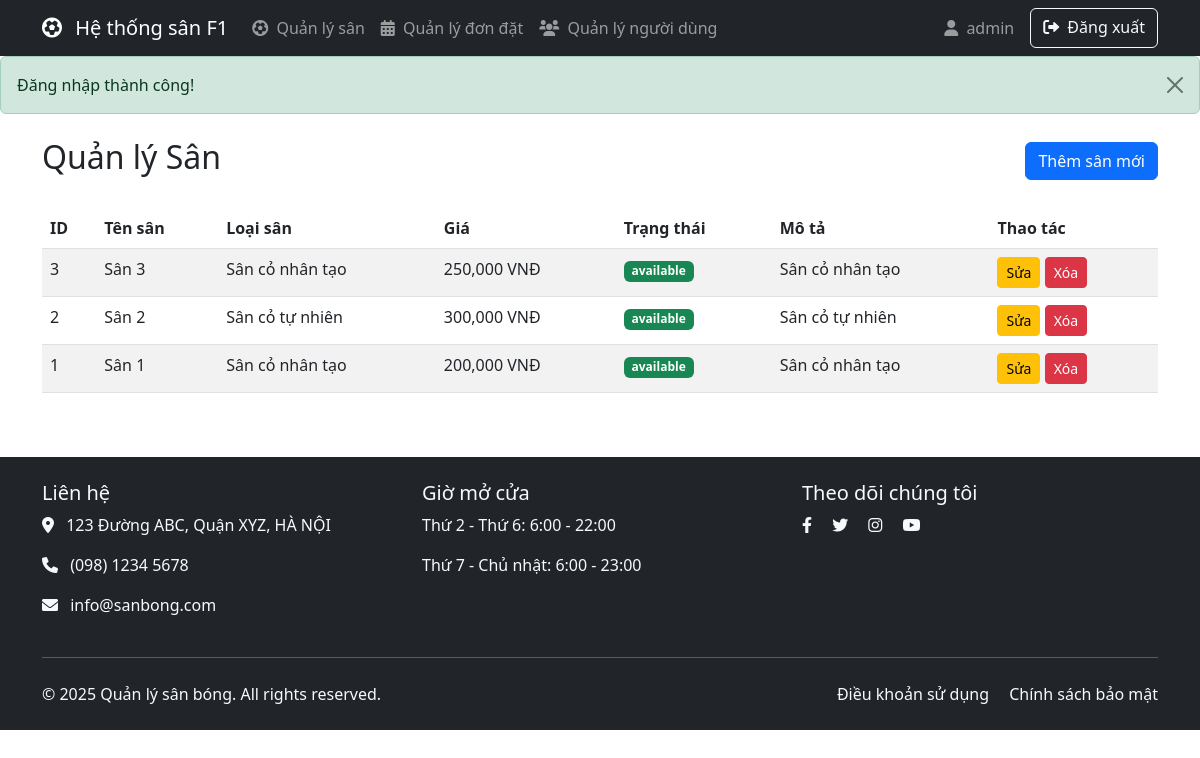
The app's page /index.php?controller=field (signed in) with its own data.
### tables this page shows
CREATE TABLE IF NOT EXISTS fields (
    id INT AUTO_INCREMENT PRIMARY KEY,
    name VARCHAR(100) NOT NULL,
    type TEXT NOT NULL,
    description TEXT,
    price_per_hour DECIMAL(10,2) NOT NULL,
    status ENUM('available', 'maintenance', 'booked') NOT NULL DEFAULT 'available',
    created_at TIMESTAMP DEFAULT CURRENT_TIMESTAMP
);

### controllers/FieldController.php (called while the page is built, shortened)
<?php
require_once 'models/Field.php';
class FieldController {
    private $fieldModel;
    public function __construct() {
        $this->fieldModel = new Field();
    }
    public function index() {
        $fields = $this->fieldModel->getAllFields();
        require_once 'views/field/index.php';
    }
}
?>

### config/database.php (called while the page is built)
<?php
class Database {
    private static $instance = null;
    private $conn;
    private function __construct() {
        $host = 'localhost';
        $db_name = 'sports_management';
        $username = 'root';
        $password = 'root';
        try {
            $this->conn = new PDO(
                "mysql:host=" . $host . ";dbname=" . $db_name,
                $username,
                $password
            );
            $this->conn->setAttribute(PDO::ATTR_ERRMODE, PDO::ERRMODE_EXCEPTION);
            $this->conn->exec("set names utf8");
        } catch(PDOException $e) {
            echo "Connection error: " . $e->getMessage();
        }
    }
    public static function getInstance() {
        if (self::$instance == null) {
            self::$instance = new Database();
        }
        return self::$instance;
    }
    public function getConnection() {
        return $this->conn;
    }
}
?>

### models/Field.php (called while the page is built, shortened)
<?php
require_once 'config/database.php';
class Field {
    private $conn;
    private $table_name = "fields";
    public function __construct() {
        $this->conn = Database::getInstance()->getConnection();
    }
    public function getAllFields() {
        $query = "SELECT * FROM " . $this->table_name . " ORDER BY id DESC";
        $stmt = $this->conn->prepare($query);
        $stmt->execute();
        return $stmt->fetchAll(PDO::FETCH_ASSOC);
    }
}
?>

### views/field/index.php (the view)
<?php require_once 'views/layouts/header.php'; ?>
<div class="container mt-4">
    <div class="d-flex justify-content-between align-items-center mb-4">
        <h2>Quản lý Sân</h2>
        <a href="index.php?controller=field&action=create" class="btn btn-primary">Thêm sân mới</a>
    </div>
    <div class="table-responsive">
        <table class="table table-striped">
            <thead>
                <tr>
                    <th>ID</th>
                    <th>Tên sân</th>
                    <th>Loại sân</th>
                    <th>Giá</th>
                    <th>Trạng thái</th>
                    <th>Mô tả</th>
                    <th>Thao tác</th>
                </tr>
            </thead>
            <tbody>
                <?php foreach ($fields as $field): ?>
                <tr>
                    <td><?php echo $field['id']; ?></td>
                    <td><?php echo $field['name']; ?></td>
                    <td><?php echo $field['type']; ?></td>
                    <td><?php echo number_format($field['price_per_hour']); ?> VNĐ</td>
                    <td>
                        <span class="badge bg-<?php
                            echo $field['status'] == 'available' ? 'success' :
                                ($field['status'] == 'maintenance' ? 'warning' : 'danger');
                        ?>">
                            <?php echo $field['status']; ?>
                        </span>
                    </td>
                    <td><?php echo $field['description']; ?></td>
                    <td>
                        <a href="index.php?controller=field&action=update&id=<?php echo $field['id']; ?>" class="btn btn-sm btn-warning">Sửa</a>
                        <a href="index.php?controller=field&action=delete&id=<?php echo $field['id']; ?>" class="btn btn-sm btn-danger" onclick="return confirm('Bạn có chắc chắn muốn xóa?')">Xóa</a>
                    </td>
                </tr>
                <?php endforeach; ?>
            </tbody>
        </table>
    </div>
</div>
<?php require_once 'views/layouts/footer.php'; ?>

### records on screen
fields: id "3", name "Sân 3", type "Sân cỏ nhân tạo", price_per_hour "250,000", status "available", description "Sân cỏ nhân tạo"
fields: id "2", name "Sân 2", type "Sân cỏ tự nhiên", price_per_hour "300,000", status "available", description "Sân cỏ tự nhiên"
fields: id "1", name "Sân 1", type "Sân cỏ nhân tạo", price_per_hour "200,000", status "available", description "Sân cỏ nhân tạo"

### other values on screen
$_SESSION['user']['username'] "admin"
$_SESSION['success'] "Đăng nhập thành công!"
